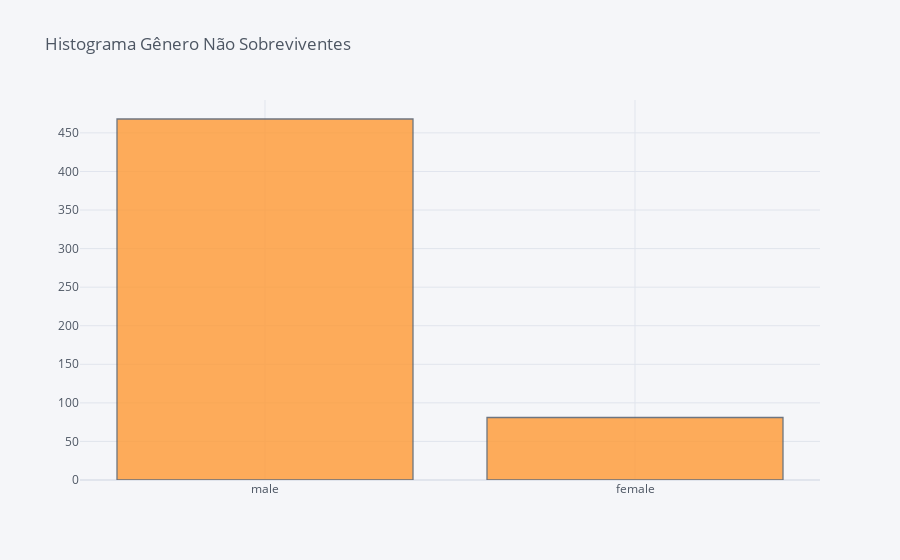
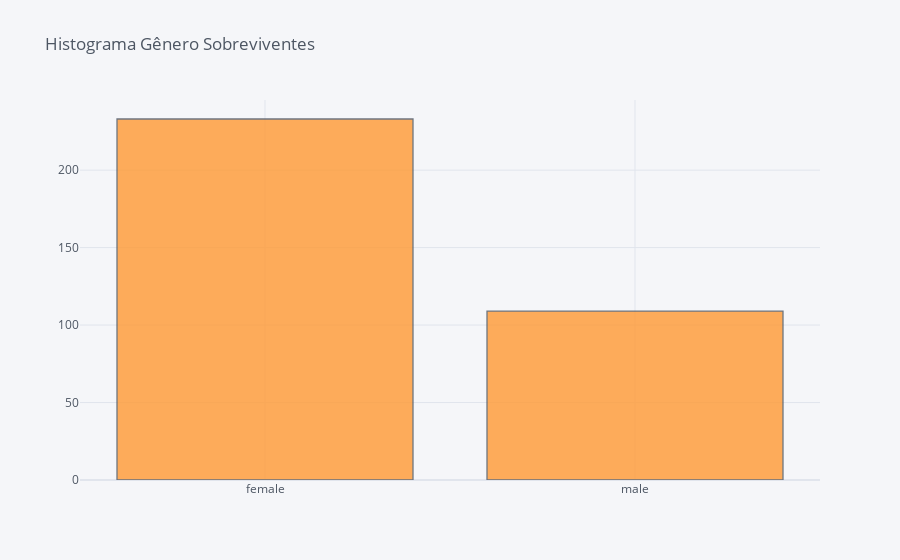

The notebook cell saved with these charts, in order:
### Markdown cell above
#####  SEXO

### Code cell
train.query('Survived == 0')['Sex'].iplot(kind='hist', title='Histograma Gênero Não Sobreviventes', bins = 50)
train.query('Survived == 1')['Sex'].iplot(kind='hist', title='Histograma Gênero Sobreviventes', bins = 50)

### Figure 1 — Plotly figure (JSON) as saved in the notebook; plotly's stock layout.template omitted (floating-point values rounded to 4 significant figures; data arrays with more than 128 entries replaced by an {"elided": "..."} marker saying what was removed)
{"data": [{"histfunc": "count", "histnorm": "", "marker": {"color": "rgba(255, 153, 51, 1.0)", "line": {"color": "#4D5663", "width": 1.3}}, "name": "Sex", "nbinsx": 50, "opacity": 0.8, "orientation": "v", "type": "histogram", "x": {"elided": "549 str values"}}], "layout": {"barmode": "overlay", "legend": {"bgcolor": "#F5F6F9", "font": {"color": "#4D5663"}}, "paper_bgcolor": "#F5F6F9", "plot_bgcolor": "#F5F6F9", "title": {"font": {"color": "#4D5663"}, "text": "Histograma Gênero Não Sobreviventes"}, "xaxis": {"gridcolor": "#E1E5ED", "showgrid": true, "tickfont": {"color": "#4D5663"}, "title": {"font": {"color": "#4D5663"}, "text": ""}, "zerolinecolor": "#E1E5ED"}, "yaxis": {"gridcolor": "#E1E5ED", "showgrid": true, "tickfont": {"color": "#4D5663"}, "title": {"font": {"color": "#4D5663"}, "text": ""}, "zerolinecolor": "#E1E5ED"}}}

### Figure 2 — Plotly figure (JSON) as saved in the notebook; plotly's stock layout.template omitted (floating-point values rounded to 4 significant figures; data arrays with more than 128 entries replaced by an {"elided": "..."} marker saying what was removed)
{"data": [{"histfunc": "count", "histnorm": "", "marker": {"color": "rgba(255, 153, 51, 1.0)", "line": {"color": "#4D5663", "width": 1.3}}, "name": "Sex", "nbinsx": 50, "opacity": 0.8, "orientation": "v", "type": "histogram", "x": {"elided": "342 str values"}}], "layout": {"barmode": "overlay", "legend": {"bgcolor": "#F5F6F9", "font": {"color": "#4D5663"}}, "paper_bgcolor": "#F5F6F9", "plot_bgcolor": "#F5F6F9", "title": {"font": {"color": "#4D5663"}, "text": "Histograma Gênero Sobreviventes"}, "xaxis": {"gridcolor": "#E1E5ED", "showgrid": true, "tickfont": {"color": "#4D5663"}, "title": {"font": {"color": "#4D5663"}, "text": ""}, "zerolinecolor": "#E1E5ED"}, "yaxis": {"gridcolor": "#E1E5ED", "showgrid": true, "tickfont": {"color": "#4D5663"}, "title": {"font": {"color": "#4D5663"}, "text": ""}, "zerolinecolor": "#E1E5ED"}}}
